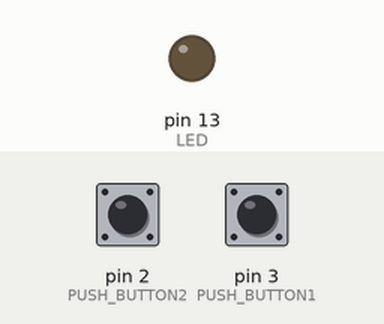
Recording of a sketch running on a simulated Arduino Uno, built with avr-gcc and run on an emulated ATmega328P. Parts: output pins drawn as LEDs (lit = HIGH). Inputs (shaded band) come from the test bench; at power-on: pin 3 (PUSH_BUTTON1) LOW, pin 2 (PUSH_BUTTON2) LOW.

Above: at 1.2 s.
1.3 s: pin 3 (PUSH_BUTTON1) pulled HIGH for 1 s
At 1.5 s:
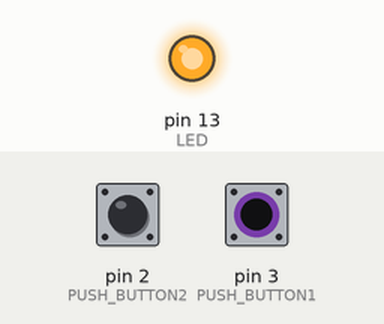
4.3 s: pin 3 (PUSH_BUTTON1) pulled HIGH for 3.2 s
At 7.9 s:
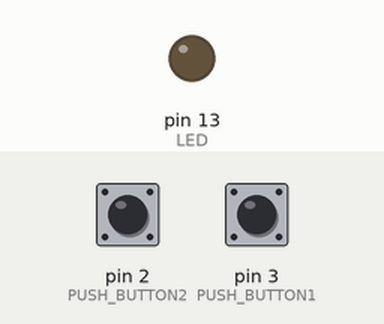
9.0 s: pin 2 (PUSH_BUTTON2) pulled HIGH for 3.2 s
At 10.3 s:
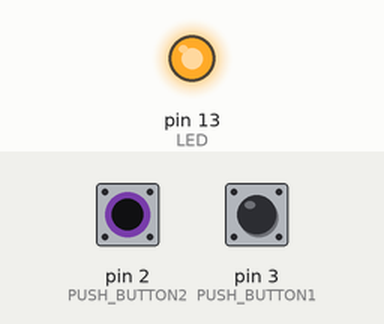
Timing chart, 0 to 13.7 s (numbered marks = the images above; inputs shaded):
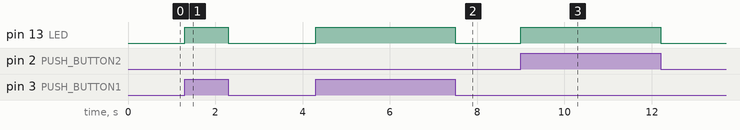

Measured:
- after the input at 1.3 s, pin 13 (LED): LOW → HIGH at once, → LOW 1.0 s later
- after the input at 4.3 s, pin 13 (LED): LOW → HIGH at once, → LOW 3.2 s later
- after the input at 9.0 s, pin 13 (LED): LOW → HIGH at once, → LOW 3.2 s later

The sketch:

Interfacing_With_Arduino_Week_1_Assignment.ino
```cpp
#define LED 13
#define PUSH_BUTTON1 3
#define PUSH_BUTTON2 2
void setup() {
  pinMode(LED,OUTPUT);
  pinMode(PUSH_BUTTON1,INPUT);
  pinMode(PUSH_BUTTON2,INPUT);
}

void loop() {
  int Y = digitalRead(PUSH_BUTTON1);
  if (Y==HIGH){
    digitalWrite(LED,HIGH);
    delay(200);
  }
  else{
    digitalWrite(LED,LOW);
  }
  int X=digitalRead(PUSH_BUTTON2);
  if(X==HIGH){
    digitalWrite(LED,HIGH);
    delay(200);
  }
  else{
    digitalWrite(LED,LOW);
  }
}
```
